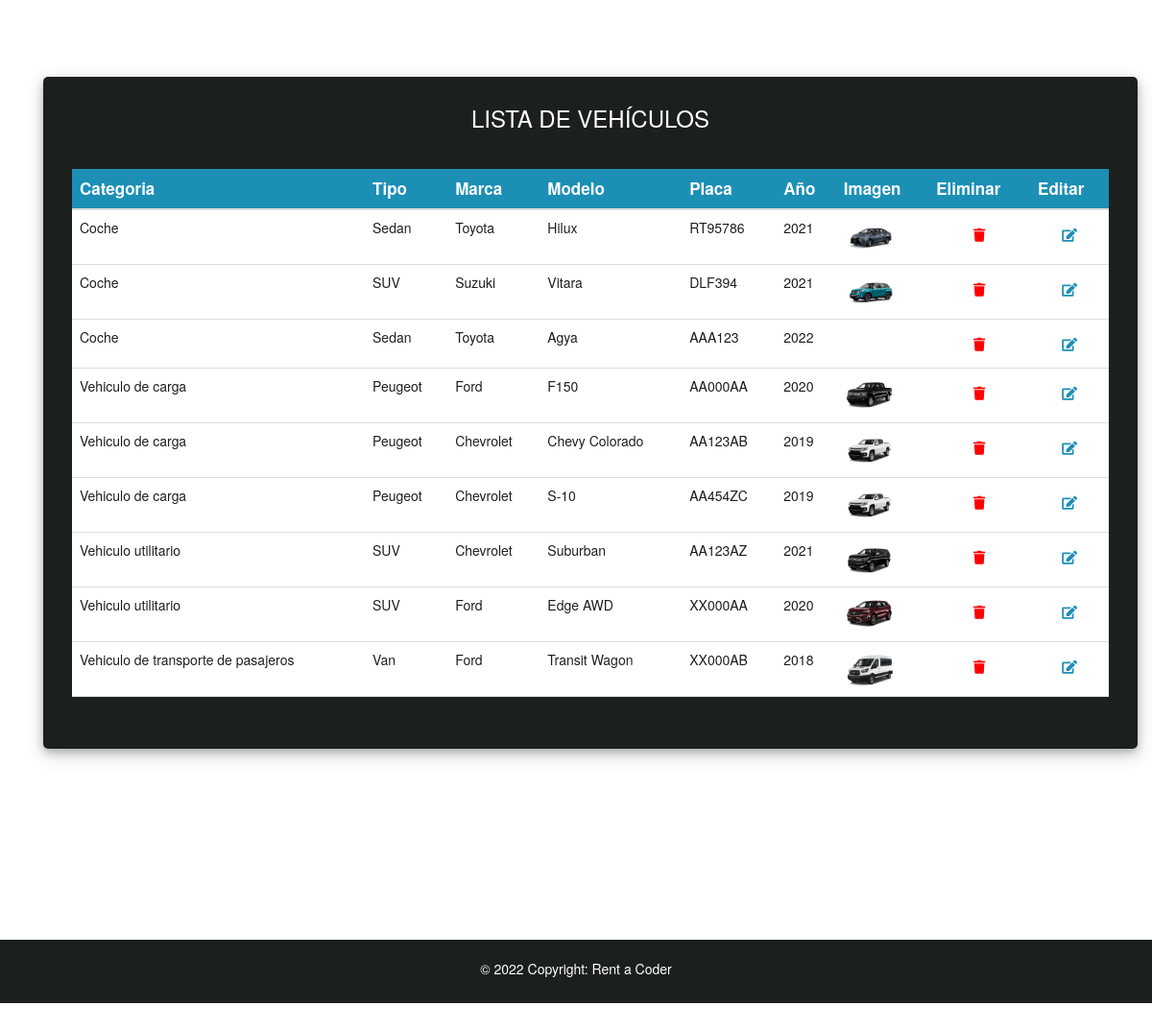
The app's page /car/table/ with its own data.
### App_Car/models.py (models this page shows, shortened)
class Car(models.Model):
    categoria          = models.CharField(max_length=50, null=True)
    tipo               = models.CharField(max_length=50)
    marca              = models.CharField(max_length=50)
    modelo             = models.CharField(max_length=50)
    placa              = models.CharField(max_length=50)
    annio              = models.IntegerField()
    tipo_caja          = models.CharField(max_length=50)
    combustible        = models.CharField(max_length=50)
    cantidad_pasajeros = models.IntegerField()
    numero_puertas     = models.IntegerField()
    imagen             = models.ImageField(upload_to='car', blank=True, null=True)
    control_crucero    = models.BooleanField(null=True, blank=False)
    radio              = models.BooleanField(null=True, blank=False)
    aacond             = models.BooleanField(null=True, blank=False)
    bluetooth          = models.BooleanField(null=True, blank=False)
    cierrepuertas      = models.BooleanField(null=True, blank=False)

### App_Car/views.py (the view)
# urls.py: path('table/', CarTable,  name='CarTable'),
def CarTable(request):
    cars     = Car.objects.all()
    contexto = {"cars": cars}
    try:
        avatar = Avatar.objects.get(user=request.user.id)
        return render(request, "CarTable.html", {"cars": cars, "url":avatar.avatar.url})
    except:
        return render(request, "CarTable.html", contexto)

### App_Car/templates/CarTable.html
{% extends 'Admin.html'%}
{% load static %}
{% block bloqueQueCambia %}
<div class="container container-body">
  <div class="d-flex justify-content-center h-100">
    <div class="user_card">
      <div class="table-title">
        <h3 id="form-title">LISTA DE VEHÍCULOS</h3>
      </div>
      <div class="justify-content-center form_container table-responsive">
        <table class="table table-fixed">
          <thead class="thead-dark">
            <tr>
              <th scope="col">Categoria</th>
              <th scope="col">Tipo</th>
              <th scope="col">Marca</th>
              <th scope="col">Modelo</th>
              <th scope="col">Placa</th>
              <th scope="col">Año</th>
              <th scope="col">Imagen</th>
              <th scope="col">Eliminar</th>
              <th scope="col">Editar</th>
            </tr>
          </thead>
          <tbody>
            {% for car in cars %}
            <tr>
              <td>{{car.categoria}}</td>
              <td>{{car.tipo}}</td>
              <td>{{car.marca}}</td>
              <td>{{car.modelo}}</td>
              <td>{{car.placa}}</td>
              <td>{{car.annio}}</td>
              <td><img src="{{car.imagen.url}}" height="40px" alt=""></td>
              <td class="text-center">
                  <a href="{% url 'CarDelete' car.id %}">
                    <button class="btn btn-delete">
                      <i class="fa fa-trash"></i>
                    </button>
                  </a>
              </td>
              <td class="text-center">
                <a href="{% url 'CarEdit' car.id %}">
                  <button class="btn btn-edit">
                    <i class="fa fa-edit"></i>
                  </button>
                </a>
            </td>
            </tr>
            {% endfor %}
          </tbody>
        </table>
      </div>
    </div>
  </div>
</div>
{% endblock bloqueQueCambia %}

### App_MVTProyectoFinalCoder/static/css/stylesAdmin.css (style rules this page uses)
body, html { margin: 0; padding: 0; height: 100%; background: #ffffff !important; }
.container-body { height: 89%; }
.form_container { padding-left: 20px !important; padding-right: 20px !important; height: 550px !important; }
.thead-dark { background-color: #1c8fb5 !important; color: white; font-size: 1.7rem; }
tbody { color: #1b201f; background-color: white !important; }
th { text-align: center; }
.table-title { text-align: center; }
.container-body { padding-top: 40px; }
.user_card { height: 700px !important; margin-top: auto; margin-bottom: auto; background: #1b201f; position: relative; justify-content: center; flex-direction: column; padding: 10px; box-shadow: 0 4px 8px 0 rgba(0, 0, 0, 0.2), 0 6px 20px 0 rgba(0, 0, 0, 0.19); -webkit-box-shadow: 0 4px 8px 0 rgba(0, 0, 0, 0.2), 0 6px 20px 0 rgba(0, 0, 0, 0.19); -moz-box-shadow: 0 4px 8px 0 rgba(0, 0, 0, 0.2), 0 6px 20px 0 rgba(0, 0, 0, 0.19); border-radius: 5px; }
.form_container { margin-top: 40px; margin-bottom: 40px; }
#form-title { margin-top: 20px; color: #fff; }
thead tr th { position: sticky; top: 0; z-index: 10; background-color: #1c8fb5 !important; }
.table-responsive { height:200px; overflow:scroll; }
.btn-delete { background-color: white; color: red; }
.btn-edit { background-color: white; color: #1c8fb5; }

### records on screen
Car: categoria "Coche", tipo "Sedan", marca "Toyota", modelo "Hilux", placa "RT95786", annio "2021", imagen (picture)
Car: categoria "Coche", tipo "SUV", marca "Suzuki", modelo "Vitara", placa "DLF394", annio "2021", imagen (picture)
Car: categoria "Coche", tipo "Sedan", marca "Toyota", modelo "Agya", placa "AAA123", annio "2022"
Car: categoria "Vehiculo de carga", tipo "Peugeot", marca "Ford", modelo "F150", placa "AA000AA", annio "2020", imagen (picture)
Car: categoria "Vehiculo de carga", tipo "Peugeot", marca "Chevrolet", modelo "Chevy Colorado", placa "AA123AB", annio "2019", imagen (picture)
Car: categoria "Vehiculo de carga", tipo "Peugeot", marca "Chevrolet", modelo "S-10", placa "AA454ZC", annio "2019", imagen (picture)
Car: categoria "Vehiculo utilitario", tipo "SUV", marca "Chevrolet", modelo "Suburban", placa "AA123AZ", annio "2021", imagen (picture)
Car: categoria "Vehiculo utilitario", tipo "SUV", marca "Ford", modelo "Edge AWD", placa "XX000AA", annio "2020", imagen (picture)
Car: categoria "Vehiculo de transporte de pasajeros", tipo "Van", marca "Ford", modelo "Transit Wagon", placa "XX000AB", annio "2018", imagen (picture)
